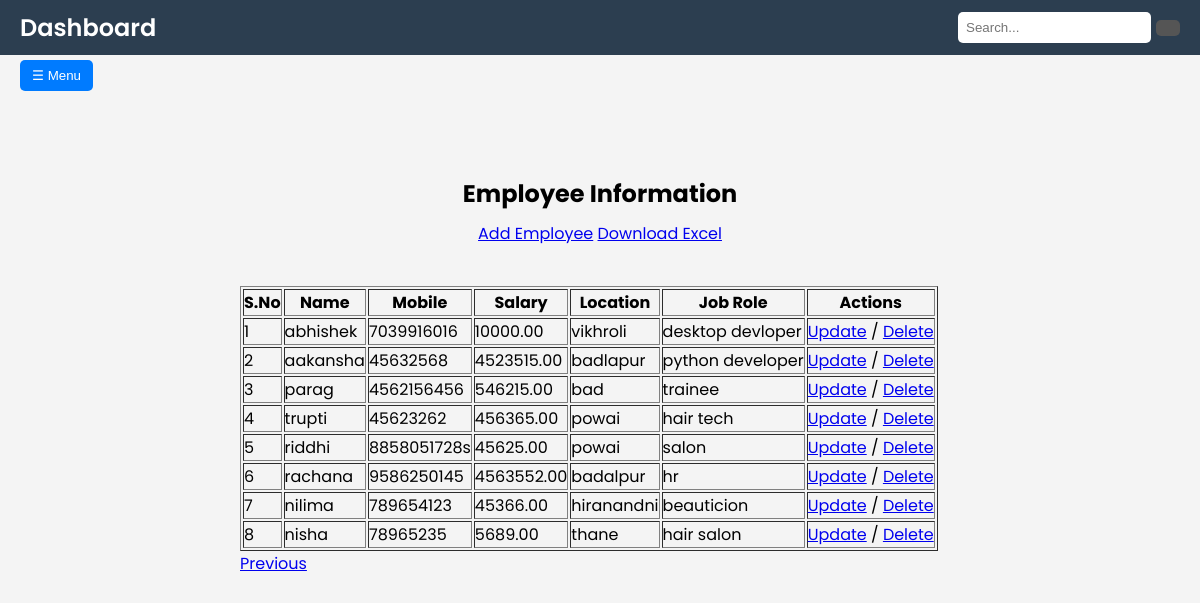
Screenshot of /Employee/?page=2 with the database file from the repository.
### app_crud/models.py (models this page shows, shortened)
class Employee(models.Model):
    serial_number = models.AutoField(primary_key=True, unique=True)
    name = models.CharField(max_length=100)
    mobile = models.CharField(max_length=15)
    salary = models.DecimalField(max_digits=10, decimal_places=2)
    location = models.CharField(max_length=100)
    job_role = models.CharField(max_length=100)

### app_crud/views.py (the view, shortened to what this page needs)
# urls.py: path('Employee/',views.Employeee, name = "Employee"),
def Employeee(request):
    all_employees = Employee.objects.all()
    paginator = Paginator(all_employees, 10)  # Show 10 employees per page
    page_number = request.GET.get('page')
    employees = paginator.get_page(page_number)
    return render(request ,'Employee.html', {'employees': employees})

### templates/Employee.html (shortened to what this page needs)
<!DOCTYPE html>
<html lang="en">
<head>
    {% load static %}
    <link rel="stylesheet" type="text/css" href="{% static 'css/Employee.css' %}">
</head>
<body>
    <div class="nav">
        <div class="brand">Dashboard</div>
        <div class="search-bar">
            <input type="text" placeholder="Search...">
            <button></button>
        </div>
    </div>
    <div class="menu-container">
        <button class="menu-btn" onclick="toggleSidebar()">&#9776; Menu</button>
    </div>
    <div id="EmployeeInformation" class="container">
        <h3>Employee Information</h3>
        <a href="{% url 'add_emp' %}" class="btn">Add Employee</a>
        <a href="?download_excel=1" class="btn">Download Excel</a>
    </div>
    <div class="content">
        <main class="p-6">
            <table border="1">
                <thead>
                    <tr>
                        <th>S.No</th>
                        <th>Name</th>
                        <th>Mobile</th>
                        <th>Salary</th>
                        <th>Location</th>
                        <th>Job Role</th>
                        <th>Actions</th>
                    </tr>
                </thead>
                <tbody>
                    {% for employee in employees %}
                        <tr>
                            <td>{{ forloop.counter }}</td>
                            <td>{{ employee.name }}</td>
                            <td>{{ employee.mobile }}</td>
                            <td>{{ employee.salary }}</td>
                            <td>{{ employee.location }}</td>
                            <td>{{ employee.job_role }}</td>
                            <td>
                                <a href="{% url 'update_emp' employee.pk %}">Update</a> /
                                <a href="{% url 'delete_emp' employee.pk %}" onclick="return confirm('Are you sure you want to delete this employee?')">Delete</a>
                            </td>
                        </tr>
                    {% endfor %}
                </tbody>
            </table>
            {% if employees.has_other_pages %}
                <div id="paginationButtons">
                    {% if employees.has_previous %}
                        <a href="?page={{ employees.previous_page_number }}">Previous</a>
                    {% endif %}
                </div>
            {% endif %}
        </main>
    </div>
</body>
</html>

### static/css/Employee.css (style rules this page uses)
* { margin: 0; padding: 0; box-sizing: border-box; }
body { font-family: 'Poppins', sans-serif; background-color: #f4f4f4; }
.nav { background-color: #2c3e50; color: white; padding: 10px 20px; display: flex; justify-content: space-between; align-items: center; }
.brand { font-size: 24px; font-weight: 600; }
.search-bar { display: flex; align-items: center; }
.search-bar input[type="text"] { padding: 8px; border: none; border-radius: 5px; margin-right: 5px; }
.search-bar button { background-color: #555; border: none; color: white; padding: 8px 12px; border-radius: 5px; cursor: pointer; }
.menu-container { padding: 5px 20px; }
.menu-btn { background-color: #007BFF; color: white; border: none; padding: 8px 12px; border-radius: 5px; cursor: pointer; }
.container { text-align: center; margin-top: 80px; margin-bottom: 20px; }
.container h3 { font-size: 24px; margin-bottom: 10px; }
.content { margin-left: 220px; padding: 20px; }

### rows the page displays
Employee: name "abhishek", mobile "7039916016", salary "10000.00", location "vikhroli", job_role "desktop devloper"
Employee: name "aakansha", mobile "45632568", salary "4523515.00", location "badlapur", job_role "python developer"
Employee: name "parag", mobile "4562156456", salary "546215.00", location "bad", job_role "trainee"
Employee: name "trupti", mobile "45623262", salary "456365.00", location "powai", job_role "hair tech"
Employee: name "riddhi", mobile "8858051728s", salary "45625.00", location "powai", job_role "salon"
Employee: name "rachana", mobile "9586250145", salary "4563552.00", location "badalpur", job_role "hr"
Employee: name "nilima", mobile "789654123", salary "45366.00", location "hiranandni", job_role "beauticion"
Employee: name "nisha", mobile "78965235", salary "5689.00", location "thane", job_role "hair salon"
